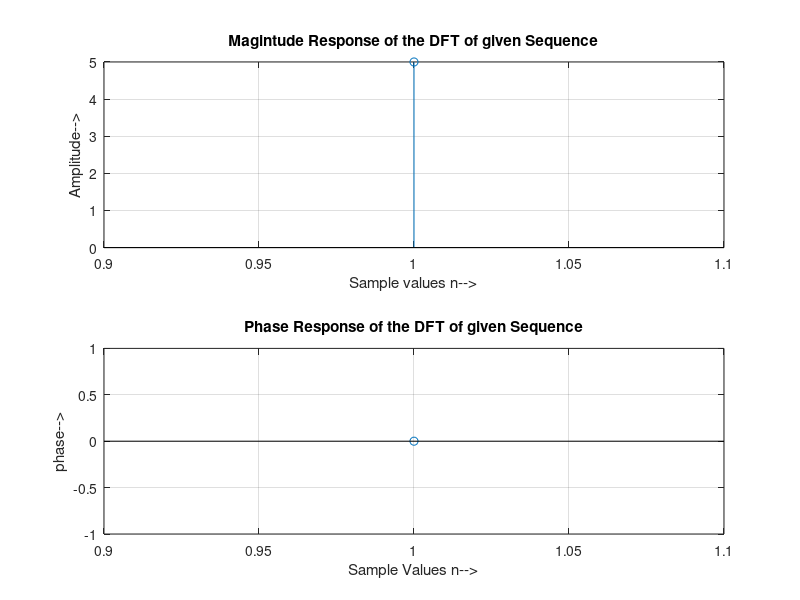

This figure's MATLAB source:
a = input('Enter the Input Sequence: ');
N = length(a);
disp('The Length of Sequence is ');

for k = 1 : N
    y(k) = 0;
    for i = 1 : N
        y(k) = y(k) + a(i) * exp((-2 * pi * 1j / N) * ((i - 1) * (k - 1)));
    end
end
k = 1 : N;
disp('The Result is ');
subplot(211);
stem(k, abs(y(k)));
grid;
xlabel('Sample values n-->');
ylabel('Amplitude-->');
title('Magintude Response of the DFT of given Sequence');

subplot(212);
stem(angle(y(k)) * 180 / pi);
grid;
xlabel('Sample Values n-->');
ylabel('phase-->');
title('Phase Response of the DFT of given Sequence');
